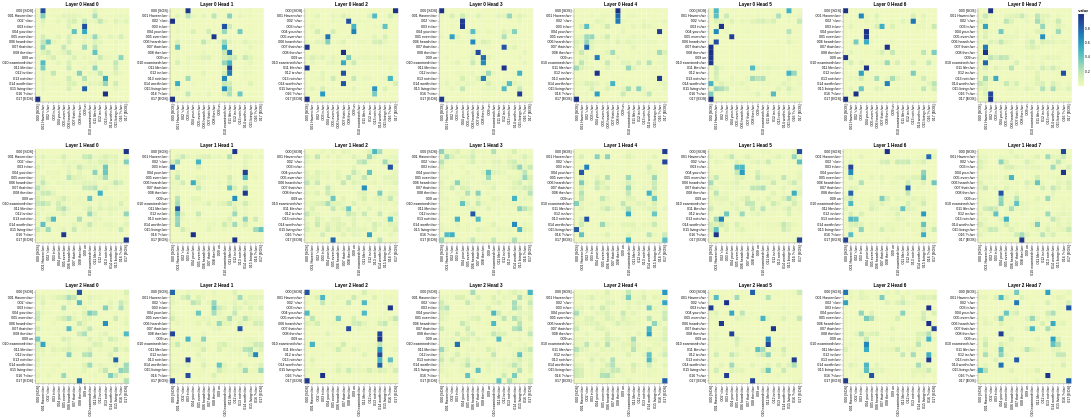

Notebook cell for this chart:
### Markdown cell above
### Encoder self-attention (source tokens attend to source tokens)

### Code cell
all_maps("encoder", layers, heads, enc_tokens, enc_tokens, min(N, enc_len), min(N, enc_len))

### Figure 1 — Vega-Lite specification as saved in the notebook (floating-point values rounded to 4 significant figures; data arrays with more than 128 entries replaced by an {"elided": "..."} marker saying what was removed)
{"config": {"view": {"continuousWidth": 300, "continuousHeight": 300}}, "vconcat": [{"hconcat": [{"data": {"name": "data-37f713d3b0d4dac59063d6846cf8fb63"}, "mark": {"type": "rect"}, "encoding": {"color": {"field": "value", "type": "quantitative"}, "tooltip": [{"field": "row", "type": "quantitative"}, {"field": "column", "type": "quantitative"}, {"field": "value", "type": "quantitative"}, {"field": "row_token", "type": "nominal"}, {"field": "col_token", "type": "nominal"}], "x": {"axis": {"title": ""}, "field": "col_token", "type": "nominal"}, "y": {"axis": {"title": ""}, "field": "row_token", "type": "nominal"}}, "height": 260, "name": "view_1", "title": "Layer 0 Head 0", "width": 260}, {"data": {"name": "data-1c773e76eeb9b4c8c7b0e12d59167bf4"}, "mark": {"type": "rect"}, "encoding": {"color": {"field": "value", "type": "quantitative"}, "tooltip": [{"field": "row", "type": "quantitative"}, {"field": "column", "type": "quantitative"}, {"field": "value", "type": "quantitative"}, {"field": "row_token", "type": "nominal"}, {"field": "col_token", "type": "nominal"}], "x": {"axis": {"title": ""}, "field": "col_token", "type": "nominal"}, "y": {"axis": {"title": ""}, "field": "row_token", "type": "nominal"}}, "height": 260, "name": "view_2", "title": "Layer 0 Head 1", "width": 260}, {"data": {"name": "data-e427868eec7381007126500fc7ff939b"}, "mark": {"type": "rect"}, "encoding": {"color": {"field": "value", "type": "quantitative"}, "tooltip": [{"field": "row", "type": "quantitative"}, {"field": "column", "type": "quantitative"}, {"field": "value", "type": "quantitative"}, {"field": "row_token", "type": "nominal"}, {"field": "col_token", "type": "nominal"}], "x": {"axis": {"title": ""}, "field": "col_token", "type": "nominal"}, "y": {"axis": {"title": ""}, "field": "row_token", "type": "nominal"}}, "height": 260, "name": "view_3", "title": "Layer 0 Head 2", "width": 260}, {"data": {"name": "data-880b1e83dbc89a2e5fb4d93e97b57f3d"}, "mark": {"type": "rect"}, "encoding": {"color": {"field": "value", "type": "quantitative"}, "tooltip": [{"field": "row", "type": "quantitative"}, {"field": "column", "type": "quantitative"}, {"field": "value", "type": "quantitative"}, {"field": "row_token", "type": "nominal"}, {"field": "col_token", "type": "nominal"}], "x": {"axis": {"title": ""}, "field": "col_token", "type": "nominal"}, "y": {"axis": {"title": ""}, "field": "row_token", "type": "nominal"}}, "height": 260, "name": "view_4", "title": "Layer 0 Head 3", "width": 260}, {"data": {"name": "data-daf5619b30ce72ec26e9cd97921d799e"}, "mark": {"type": "rect"}, "encoding": {"color": {"field": "value", "type": "quantitative"}, "tooltip": [{"field": "row", "type": "quantitative"}, {"field": "column", "type": "quantitative"}, {"field": "value", "type": "quantitative"}, {"field": "row_token", "type": "nominal"}, {"field": "col_token", "type": "nominal"}], "x": {"axis": {"title": ""}, "field": "col_token", "type": "nominal"}, "y": {"axis": {"title": ""}, "field": "row_token", "type": "nominal"}}, "height": 260, "name": "view_5", "title": "Layer 0 Head 4", "width": 260}, {"data": {"name": "data-7293124dbf9e10e23583a8a1ed873838"}, "mark": {"type": "rect"}, "encoding": {"color": {"field": "value", "type": "quantitative"}, "tooltip": [{"field": "row", "type": "quantitative"}, {"field": "column", "type": "quantitative"}, {"field": "value", "type": "quantitative"}, {"field": "row_token", "type": "nominal"}, {"field": "col_token", "type": "nominal"}], "x": {"axis": {"title": ""}, "field": "col_token", "type": "nominal"}, "y": {"axis": {"title": ""}, "field": "row_token", "type": "nominal"}}, "height": 260, "name": "view_6", "title": "Layer 0 Head 5", "width": 260}, {"data": {"name": "data-d5fb66828971c408b1fb68b8cc5569f8"}, "mark": {"type": "rect"}, "encoding": {"color": {"field": "value", "type": "quantitative"}, "tooltip": [{"field": "row", "type": "quantitative"}, {"field": "column", "type": "quantitative"}, {"field": "value", "type": "quantitative"}, {"field": "row_token", "type": "nominal"}, {"field": "col_token", "type": "nominal"}], "x": {"axis": {"title": ""}, "field": "col_token", "type": "nominal"}, "y": {"axis": {"title": ""}, "field": "row_token", "type": "nominal"}}, "height": 260, "name": "view_7", "title": "Layer 0 Head 6", "width": 260}, {"data": {"name": "data-8222529584f4da5dea0352203462da4e"}, "mark": {"type": "rect"}, "encoding": {"color": {"field": "value", "type": "quantitative"}, "tooltip": [{"field": "row", "type": "quantitative"}, {"field": "column", "type": "quantitative"}, {"field": "value", "type": "quantitative"}, {"field": "row_token", "type": "nominal"}, {"field": "col_token", "type": "nominal"}], "x": {"axis": {"title": ""}, "field": "col_token", "type": "nominal"}, "y": {"axis": {"title": ""}, "field": "row_token", "type": "nominal"}}, "height": 260, "name": "view_8", "title": "Layer 0 Head 7", "width": 260}]}, {"hconcat": [{"data": {"name": "data-50372f724f85ca731c354edc708be017"}, "mark": {"type": "rect"}, "encoding": {"color": {"field": "value", "type": "quantitative"}, "tooltip": [{"field": "row", "type": "quantitative"}, {"field": "column", "type": "quantitative"}, {"field": "value", "type": "quantitative"}, {"field": "row_token", "type": "nominal"}, {"field": "col_token", "type": "nominal"}], "x": {"axis": {"title": ""}, "field": "col_token", "type": "nominal"}, "y": {"axis": {"title": ""}, "field": "row_token", "type": "nominal"}}, "height": 260, "name": "view_9", "title": "Layer 1 Head 0", "width": 260}, {"data": {"name": "data-2ca46d9820f47bdbe94bd7aca8987f23"}, "mark": {"type": "rect"}, "encoding": {"color": {"field": "value", "type": "quantitative"}, "tooltip": [{"field": "row", "type": "quantitative"}, {"field": "column", "type": "quantitative"}, {"field": "value", "type": "quantitative"}, {"field": "row_token", "type": "nominal"}, {"field": "col_token", "type": "nominal"}], "x": {"axis": {"title": ""}, "field": "col_token", "type": "nominal"}, "y": {"axis": {"title": ""}, "field": "row_token", "type": "nominal"}}, "height": 260, "name": "view_10", "title": "Layer 1 Head 1", "width": 260}, {"data": {"name": "data-5656e4db602efd29d879685bebadf307"}, "mark": {"type": "rect"}, "encoding": {"color": {"field": "value", "type": "quantitative"}, "tooltip": [{"field": "row", "type": "quantitative"}, {"field": "column", "type": "quantitative"}, {"field": "value", "type": "quantitative"}, {"field": "row_token", "type": "nominal"}, {"field": "col_token", "type": "nominal"}], "x": {"axis": {"title": ""}, "field": "col_token", "type": "nominal"}, "y": {"axis": {"title": ""}, "field": "row_token", "type": "nominal"}}, "height": 260, "name": "view_11", "title": "Layer 1 Head 2", "width": 260}, {"data": {"name": "data-11851a52e16357ba161cba23b99107dd"}, "mark": {"type": "rect"}, "encoding": {"color": {"field": "value", "type": "quantitative"}, "tooltip": [{"field": "row", "type": "quantitative"}, {"field": "column", "type": "quantitative"}, {"field": "value", "type": "quantitative"}, {"field": "row_token", "type": "nominal"}, {"field": "col_token", "type": "nominal"}], "x": {"axis": {"title": ""}, "field": "col_token", "type": "nominal"}, "y": {"axis": {"title": ""}, "field": "row_token", "type": "nominal"}}, "height": 260, "name": "view_12", "title": "Layer 1 Head 3", "width": 260}, {"data": {"name": "data-39780d97f7cc0f63ce1da8b1f5ab2f64"}, "mark": {"type": "rect"}, "encoding": {"color": {"field": "value", "type": "quantitative"}, "tooltip": [{"field": "row", "type": "quantitative"}, {"field": "column", "type": "quantitative"}, {"field": "value", "type": "quantitative"}, {"field": "row_token", "type": "nominal"}, {"field": "col_token", "type": "nominal"}], "x": {"axis": {"title": ""}, "field": "col_token", "type": "nominal"}, "y": {"axis": {"title": ""}, "field": "row_token", "type": "nominal"}}, "height": 260, "name": "view_13", "title": "Layer 1 Head 4", "width": 260}, {"data": {"name": "data-4ee772eed13ce0bc362aac7fda41ab23"}, "mark": {"type": "rect"}, "encoding": {"color": {"field": "value", "type": "quantitative"}, "tooltip": [{"field": "row", "type": "quantitative"}, {"field": "column", "type": "quantitative"}, {"field": "value", "type": "quantitative"}, {"field": "row_token", "type": "nominal"}, {"field": "col_token", "type": "nominal"}], "x": {"axis": {"title": ""}, "field": "col_token", "type": "nominal"}, "y": {"axis": {"title": ""}, "field": "row_token", "type": "nominal"}}, "height": 260, "name": "view_14", "title": "Layer 1 Head 5", "width": 260}, {"data": {"name": "data-70afb38c227ec935abd5fe1dbe4893da"}, "mark": {"type": "rect"}, "encoding": {"color": {"field": "value", "type": "quantitative"}, "tooltip": [{"field": "row", "type": "quantitative"}, {"field": "column", "type": "quantitative"}, {"field": "value", "type": "quantitative"}, {"field": "row_token", "type": "nominal"}, {"field": "col_token", "type": "nominal"}], "x": {"axis": {"title": ""}, "field": "col_token", "type": "nominal"}, "y": {"axis": {"title": ""}, "field": "row_token", "type": "nominal"}}, "height": 260, "name": "view_15", "title": "Layer 1 Head 6", "width": 260}, {"data": {"name": "data-dcf03d36eb844c0aed6e183851ddcc8c"}, "mark": {"type": "rect"}, "encoding": {"color": {"field": "value", "type": "quantitative"}, "tooltip": [{"field": "row", "type": "quantitative"}, {"field": "column", "type": "quantitative"}, {"field": "value", "type": "quantitative"}, {"field": "row_token", "type": "nominal"}, {"field": "col_token", "type": "nominal"}], "x": {"axis": {"title": ""}, "field": "col_token", "type": "nominal"}, "y": {"axis": {"title": ""}, "field": "row_token", "type": "nominal"}}, "height": 260, "name": "view_16", "title": "Layer 1 Head 7", "width": 260}]}, {"hconcat": [{"data": {"name": "data-4a7e06b83f7cfb59e20a3ec3d183098b"}, "mark": {"type": "rect"}, "encoding": {"color": {"field": "value", "type": "quantitative"}, "tooltip": [{"field": "row", "type": "quantitative"}, {"field": "column", "type": "quantitative"}, {"field": "value", "type": "quantitative"}, {"field": "row_token", "type": "nominal"}, {"field": "col_token", "type": "nominal"}], "x": {"axis": {"title": ""}, "field": "col_token", "type": "nominal"}, "y": {"axis": {"title": ""}, "field": "row_token", "type": "nominal"}}, "height": 260, "name": "view_17", "title": "Layer 2 Head 0", "width": 260}, {"data": {"name": "data-330ec25e0d83e9493035e6e0afb0ab51"}, "mark": {"type": "rect"}, "encoding": {"color": {"field": "value", "type": "quantitative"}, "tooltip": [{"field": "row", "type": "quantitative"}, {"field": "column", "type": "quantitative"}, {"field": "value", "type": "quantitative"}, {"field": "row_token", "type": "nominal"}, {"field": "col_token", "type": "nominal"}], "x": {"axis": {"title": ""}, "field": "col_token", "type": "nominal"}, "y": {"axis": {"title": ""}, "field": "row_token", "type": "nominal"}}, "height": 260, "name": "view_18", "title": "Layer 2 Head 1", "width": 260}, {"data": {"name": "data-4068ac558350c8c56f0069f44e53cb83"}, "mark": {"type": "rect"}, "encoding": {"color": {"field": "value", "type": "quantitative"}, "tooltip": [{"field": "row", "type": "quantitative"}, {"field": "column", "type": "quantitative"}, {"field": "value", "type": "quantitative"}, {"field": "row_token", "type": "nominal"}, {"field": "col_token", "type": "nominal"}], "x": {"axis": {"title": ""}, "field": "col_token", "type": "nominal"}, "y": {"axis": {"title": ""}, "field": "row_token", "type": "nominal"}}, "height": 260, "name": "view_19", "title": "Layer 2 Head 2", "width": 260}, {"data": {"name": "data-2390deac66b5de0b1671db30b71d480c"}, "mark": {"type": "rect"}, "encoding": {"color": {"field": "value", "type": "quantitative"}, "tooltip": [{"field": "row", "type": "quantitative"}, {"field": "column", "type": "quantitative"}, {"field": "value", "type": "quantitative"}, {"field": "row_token", "type": "nominal"}, {"field": "col_token", "type": "nominal"}], "x": {"axis": {"title": ""}, "field": "col_token", "type": "nominal"}, "y": {"axis": {"title": ""}, "field": "row_token", "type": "nominal"}}, "height": 260, "name": "view_20", "title": "Layer 2 Head 3", "width": 260}, {"data": {"name": "data-6300e190ce02a5bb3f5e21245625a92d"}, "mark": {"type": "rect"}, "encoding": {"color": {"field": "value", "type": "quantitative"}, "tooltip": [{"field": "row", "type": "quantitative"}, {"field": "column", "type": "quantitative"}, {"field": "value", "type": "quantitative"}, {"field": "row_token", "type": "nominal"}, {"field": "col_token", "type": "nominal"}], "x": {"axis": {"title": ""}, "field": "col_token", "type": "nominal"}, "y": {"axis": {"title": ""}, "field": "row_token", "type": "nominal"}}, "height": 260, "name": "view_21", "title": "Layer 2 Head 4", "width": 260}, {"data": {"name": "data-d682585abc3a213adc74ec2d51462f86"}, "mark": {"type": "rect"}, "encoding": {"color": {"field": "value", "type": "quantitative"}, "tooltip": [{"field": "row", "type": "quantitative"}, {"field": "column", "type": "quantitative"}, {"field": "value", "type": "quantitative"}, {"field": "row_token", "type": "nominal"}, {"field": "col_token", "type": "nominal"}], "x": {"axis": {"title": ""}, "field": "col_token", "type": "nominal"}, "y": {"axis": {"title": ""}, "field": "row_token", "type": "nominal"}}, "height": 260, "name": "view_22", "title": "Layer 2 Head 5", "width": 260}, {"data": {"name": "data-e6a3b4d3c5c45f71fb809a3fbac13422"}, "mark": {"type": "rect"}, "encoding": {"color": {"field": "value", "type": "quantitative"}, "tooltip": [{"field": "row", "type": "quantitative"}, {"field": "column", "type": "quantitative"}, {"field": "value", "type": "quantitative"}, {"field": "row_token", "type": "nominal"}, {"field": "col_token", "type": "nominal"}], "x": {"axis": {"title": ""}, "field": "col_token", "type": "nominal"}, "y": {"axis": {"title": ""}, "field": "row_token", "type": "nominal"}}, "height": 260, "name": "view_23", "title": "Layer 2 Head 6", "width": 260}, {"data": {"name": "data-ac435656e5c9ab5508792eda2386ee8b"}, "mark": {"type": "rect"}, "encoding": {"color": {"field": "value", "type": "quantitative"}, "tooltip": [{"field": "row", "type": "quantitative"}, {"field": "column", "type": "quantitative"}, {"field": "value", "type": "quantitative"}, {"field": "row_token", "type": "nominal"}, {"field": "col_token", "type": "nominal"}], "x": {"axis": {"title": ""}, "field": "col_token", "type": "nominal"}, "y": {"axis": {"title": ""}, "field": "row_token", "type": "nominal"}}, "height": 260, "name": "view_24", "title": "Layer 2 Head 7", "width": 260}]}], "params": [{"name": "param_1", "select": {"type": "interval", "encodings": ["x", "y"]}, "bind": "scales", "views": ["view_1"]}, {"name": "param_2", "select": {"type": "interval", "encodings": ["x", "y"]}, "bind": "scales", "views": ["view_2"]}, {"name": "param_3", "select": {"type": "interval", "encodings": ["x", "y"]}, "bind": "scales", "views": ["view_3"]}, {"name": "param_4", "select": {"type": "interval", "encodings": ["x", "y"]}, "bind": "scales", "views": ["view_4"]}, {"name": "param_5", "select": {"type": "interval", "encodings": ["x", "y"]}, "bind": "scales", "views": ["view_5"]}, {"name": "param_6", "select": {"type": "interval", "encodings": ["x", "y"]}, "bind": "scales", "views": ["view_6"]}, {"name": "param_7", "select": {"type": "interval", "encodings": ["x", "y"]}, "bind": "scales", "views": ["view_7"]}, {"name": "param_8", "select": {"type": "interval", "encodings": ["x", "y"]}, "bind": "scales", "views": ["view_8"]}, {"name": "param_9", "select": {"type": "interval", "encodings": ["x", "y"]}, "bind": "scales", "views": ["view_9"]}, {"name": "param_10", "select": {"type": "interval", "encodings": ["x", "y"]}, "bind": "scales", "views": ["view_10"]}, {"name": "param_11", "select": {"type": "interval", "encodings": ["x", "y"]}, "bind": "scales", "views": ["view_11"]}, {"name": "param_12", "select": {"type": "interval", "encodings": ["x", "y"]}, "bind": "scales", "views": ["view_12"]}, {"name": "param_13", "select": {"type": "interval", "encodings": ["x", "y"]}, "bind": "scales", "views": ["view_13"]}, {"name": "param_14", "select": {"type": "interval", "encodings": ["x", "y"]}, "bind": "scales", "views": ["view_14"]}, {"name": "param_15", "select": {"type": "interval", "encodings": ["x", "y"]}, "bind": "scales", "views": ["view_15"]}, {"name": "param_16", "select": {"type": "interval", "encodings": ["x", "y"]}, "bind": "scales", "views": ["view_16"]}, {"name": "param_17", "select": {"type": "interval", "encodings": ["x", "y"]}, "bind": "scales", "views": ["view_17"]}, {"name": "param_18", "select": {"type": "interval", "encodings": ["x", "y"]}, "bind": "scales", "views": ["view_18"]}, {"name": "param_19", "select": {"type": "interval", "encodings": ["x", "y"]}, "bind": "scales", "views": ["view_19"]}, {"name": "param_20", "select": {"type": "interval", "encodings": ["x", "y"]}, "bind": "scales", "views": ["view_20"]}, {"name": "param_21", "select": {"type": "interval", "encodings": ["x", "y"]}, "bind": "scales", "views": ["view_21"]}, {"name": "param_22", "select": {"type": "interval", "encodings": ["x", "y"]}, "bind": "scales", "views": ["view_22"]}, {"name": "param_23", "select": {"type": "interval", "encodings": ["x", "y"]}, "bind": "scales", "views": ["view_23"]}, {"name": "param_24", "select": {"type": "interval", "encodings": ["x", "y"]}, "bind": "scales", "views": ["view_24"]}], "$schema": "https://vega.github.io/schema/vega-lite/v5.20.1.json", "datasets": {"data-37f713d3b0d4dac59063d6846cf8fb63": {"elided": "324 records"}, "data-1c773e76eeb9b4c8c7b0e12d59167bf4": {"elided": "324 records"}, "data-e427868eec7381007126500fc7ff939b": {"elided": "324 records"}, "data-880b1e83dbc89a2e5fb4d93e97b57f3d": {"elided": "324 records"}, "data-daf5619b30ce72ec26e9cd97921d799e": {"elided": "324 records"}, "data-7293124dbf9e10e23583a8a1ed873838": {"elided": "324 records"}, "data-d5fb66828971c408b1fb68b8cc5569f8": {"elided": "324 records"}, "data-8222529584f4da5dea0352203462da4e": {"elided": "324 records"}, "data-50372f724f85ca731c354edc708be017": {"elided": "324 records"}, "data-2ca46d9820f47bdbe94bd7aca8987f23": {"elided": "324 records"}, "data-5656e4db602efd29d879685bebadf307": {"elided": "324 records"}, "data-11851a52e16357ba161cba23b99107dd": {"elided": "324 records"}, "data-39780d97f7cc0f63ce1da8b1f5ab2f64": {"elided": "324 records"}, "data-4ee772eed13ce0bc362aac7fda41ab23": {"elided": "324 records"}, "data-70afb38c227ec935abd5fe1dbe4893da": {"elided": "324 records"}, "data-dcf03d36eb844c0aed6e183851ddcc8c": {"elided": "324 records"}, "data-4a7e06b83f7cfb59e20a3ec3d183098b": {"elided": "324 records"}, "data-330ec25e0d83e9493035e6e0afb0ab51": {"elided": "324 records"}, "data-4068ac558350c8c56f0069f44e53cb83": {"elided": "324 records"}, "data-2390deac66b5de0b1671db30b71d480c": {"elided": "324 records"}, "data-6300e190ce02a5bb3f5e21245625a92d": {"elided": "324 records"}, "data-d682585abc3a213adc74ec2d51462f86": {"elided": "324 records"}, "data-e6a3b4d3c5c45f71fb809a3fbac13422": {"elided": "324 records"}, "data-ac435656e5c9ab5508792eda2386ee8b": {"elided": "324 records"}}}
